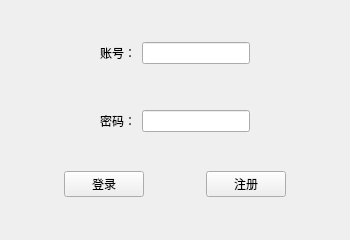
<?xml version="1.0" encoding="UTF-8"?>
<ui version="4.0">
 <class>MainWindow</class>
 <widget class="QMainWindow" name="MainWindow">
  <property name="geometry">
   <rect>
    <x>0</x>
    <y>0</y>
    <width>350</width>
    <height>240</height>
   </rect>
  </property>
  <property name="minimumSize">
   <size>
    <width>350</width>
    <height>240</height>
   </size>
  </property>
  <property name="maximumSize">
   <size>
    <width>350</width>
    <height>240</height>
   </size>
  </property>
  <property name="windowTitle">
   <string>登录界面</string>
  </property>
  <widget class="QWidget" name="centralwidget">
   <layout class="QVBoxLayout" name="verticalLayout">
    <item>
     <widget class="QWidget" name="widget" native="true">
      <property name="sizePolicy">
       <sizepolicy hsizetype="Preferred" vsizetype="Fixed">
        <horstretch>0</horstretch>
        <verstretch>0</verstretch>
       </sizepolicy>
      </property>
      <layout class="QGridLayout" name="gridLayout">
       <property name="leftMargin">
        <number>0</number>
       </property>
       <property name="topMargin">
        <number>0</number>
       </property>
       <property name="rightMargin">
        <number>0</number>
       </property>
       <property name="bottomMargin">
        <number>0</number>
       </property>
       <item row="0" column="2">
        <widget class="QLineEdit" name="lineEdit"/>
       </item>
       <item row="2" column="2">
        <widget class="QLineEdit" name="lineEdit_2"/>
       </item>
       <item row="0" column="3">
        <spacer name="horizontalSpacer_2">
         <property name="orientation">
          <enum>Qt::Horizontal</enum>
         </property>
         <property name="sizeHint" stdset="0">
          <size>
           <width>40</width>
           <height>20</height>
          </size>
         </property>
        </spacer>
       </item>
       <item row="0" column="1">
        <widget class="QLabel" name="label">
         <property name="text">
          <string>账号：</string>
         </property>
        </widget>
       </item>
       <item row="2" column="1">
        <widget class="QLabel" name="label_2">
         <property name="text">
          <string>密码：</string>
         </property>
        </widget>
       </item>
       <item row="0" column="0">
        <spacer name="horizontalSpacer">
         <property name="orientation">
          <enum>Qt::Horizontal</enum>
         </property>
         <property name="sizeHint" stdset="0">
          <size>
           <width>40</width>
           <height>20</height>
          </size>
         </property>
        </spacer>
       </item>
       <item row="1" column="2">
        <spacer name="verticalSpacer">
         <property name="orientation">
          <enum>Qt::Vertical</enum>
         </property>
         <property name="sizeHint" stdset="0">
          <size>
           <width>20</width>
           <height>40</height>
          </size>
         </property>
        </spacer>
       </item>
      </layout>
     </widget>
    </item>
    <item>
     <widget class="QWidget" name="widget_2" native="true">
      <property name="sizePolicy">
       <sizepolicy hsizetype="Preferred" vsizetype="Fixed">
        <horstretch>0</horstretch>
        <verstretch>0</verstretch>
       </sizepolicy>
      </property>
      <layout class="QHBoxLayout" name="horizontalLayout_2">
       <property name="leftMargin">
        <number>0</number>
       </property>
       <property name="topMargin">
        <number>0</number>
       </property>
       <property name="rightMargin">
        <number>0</number>
       </property>
       <property name="bottomMargin">
        <number>0</number>
       </property>
       <item>
        <spacer name="horizontalSpacer_3">
         <property name="orientation">
          <enum>Qt::Horizontal</enum>
         </property>
         <property name="sizeHint" stdset="0">
          <size>
           <width>40</width>
           <height>20</height>
          </size>
         </property>
        </spacer>
       </item>
       <item>
        <widget class="QPushButton" name="pushButton">
         <property name="text">
          <string>登录</string>
         </property>
        </widget>
       </item>
       <item>
        <spacer name="horizontalSpacer_5">
         <property name="orientation">
          <enum>Qt::Horizontal</enum>
         </property>
         <property name="sizeHint" stdset="0">
          <size>
           <width>40</width>
           <height>20</height>
          </size>
         </property>
        </spacer>
       </item>
       <item>
        <widget class="QPushButton" name="pushButton_2">
         <property name="text">
          <string>注册</string>
         </property>
        </widget>
       </item>
       <item>
        <spacer name="horizontalSpacer_4">
         <property name="orientation">
          <enum>Qt::Horizontal</enum>
         </property>
         <property name="sizeHint" stdset="0">
          <size>
           <width>40</width>
           <height>20</height>
          </size>
         </property>
        </spacer>
       </item>
      </layout>
     </widget>
    </item>
   </layout>
  </widget>
 </widget>
 <resources/>
 <connections/>
</ui>
